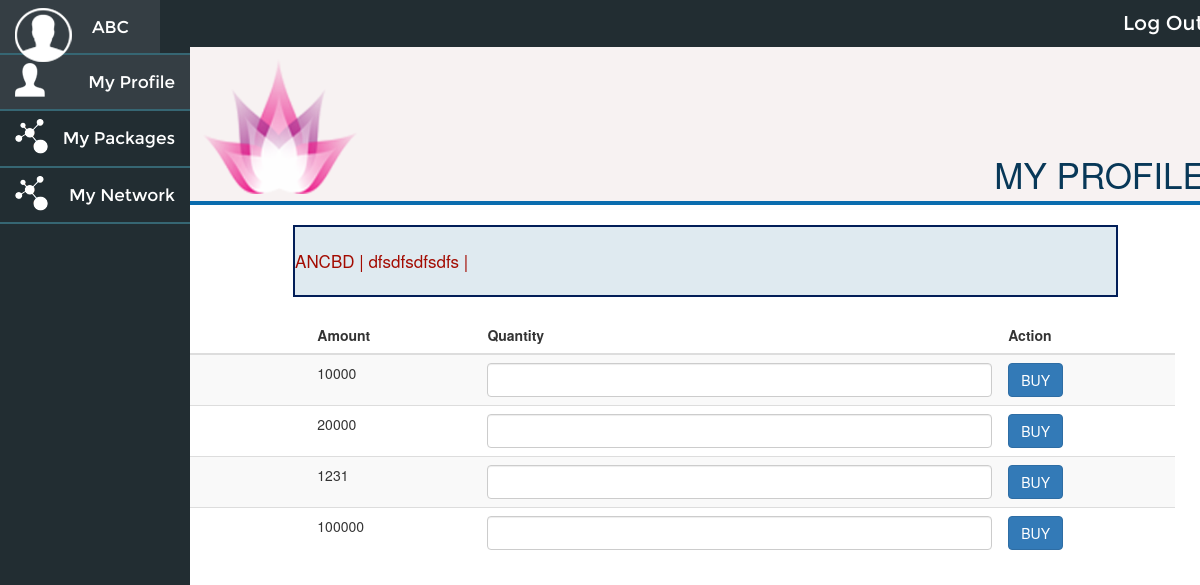
The page /onlineinvestclub/index.php/packages/add_packages on the database as committed earlier.
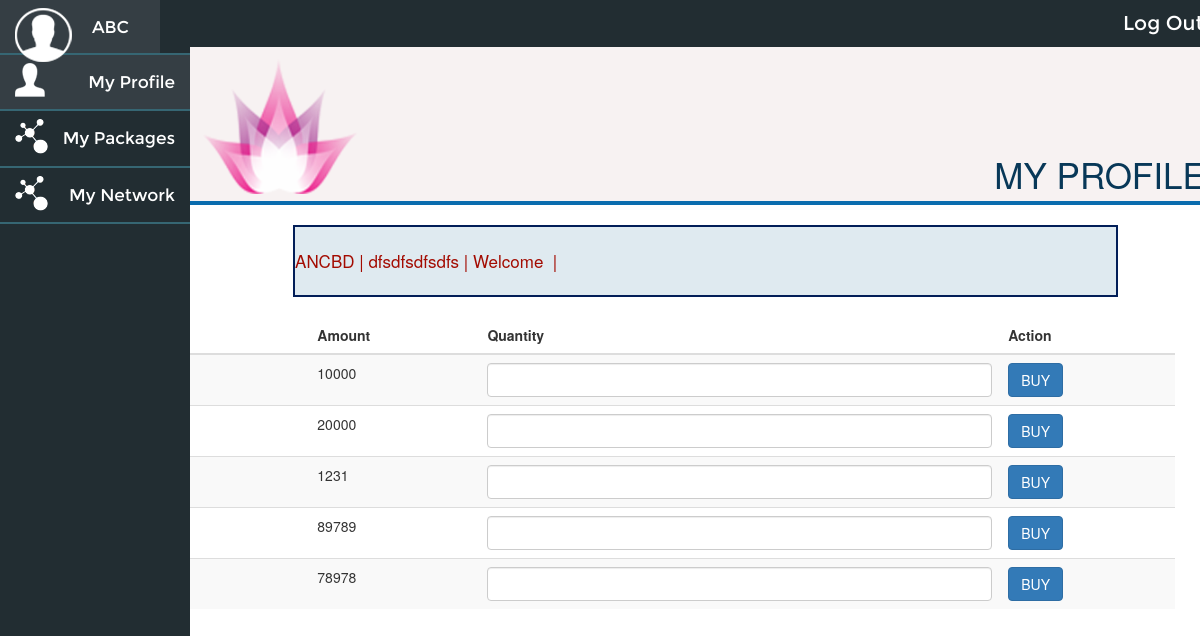
The same page on the database as committed later.
### tables this page shows
CREATE TABLE `notifications` (
  `notification_id` int(255) NOT NULL,
  `notification` text NOT NULL,
  `notification_status` varchar(255) NOT NULL,
  `notification_created_time` timestamp NOT NULL DEFAULT CURRENT_TIMESTAMP ON UPDATE CURRENT_TIMESTAMP
);

CREATE TABLE `package_master` (
  `package_id` int(11) NOT NULL,
  `package_name` varchar(255) NOT NULL,
  `package_amount` float NOT NULL,
  `package_type` varchar(255) NOT NULL,
  `package_image` text NOT NULL,
  `package_desc` text NOT NULL,
  `package_created_date` datetime NOT NULL,
  `package_status` varchar(50) NOT NULL
);

### onlineinvestclub/application/controllers/Packages.php (called while the page is built, shortened)
<?php
class Packages extends CI_Controller {
	public function add_packages()
	{
		$this->load->view('frontend/add_packages');
	}
}

### onlineinvestclub/index.php (called while the page is built, shortened)
<?php
require_once BASEPATH.'core/CodeIgniter.php';

### onlineinvestclub/application/models/Common_model.php (called while the page is built, shortened)
<?php
class Common_model extends CI_Model
{
    function getPackages($package_id,$filterArray = array())
    {
    	$this->db->trans_start();
    	$this->db->select('*');
		$this->db->from('package_master');
		$query = $this->db->get();
		$main_data = array();
		foreach($query->result() as $row)
		{
			$data = array(
							'package_id'=>$row->package_id,
							'package_name'=>$row->package_name,
							'package_amount'=>$row->package_amount,
							'package_type'=>$row->package_type,
							'package_image'=>$row->package_image,
							'package_desc'=>$row->package_desc,
							'package_status'=>$row->package_status,
							'package_created_date'=>$row->package_created_date,
							);
			$this->db->trans_start();
	    	$this->db->select('*');
			$this->db->from('package_media');
			$this->db->where('package_id',$row->package_id);
			$query = $this->db->get();
			$data1 = array();
			foreach($query->result() as $row)
			{
				$data1[] = array(
								'image_path'=>$row->image_path,
								'file_type'=>$row->file_type,
								'package_media_id'=>$row->package_media_id
								);
			}
	    	$data['study_data'] = $data1;
	    	$this->db->trans_complete();
			if($package_id > 0)
			{
				$main_data = $data;
			}else
			{
				array_push($main_data,$data);
			}
		}
    	$this->db->trans_complete();
		return $main_data;
    }
    function getNotifications($notification_id = 0)
    {
    	$this->db->trans_start();
    	$this->db->select('*');
		$query = $this->db->get('notifications');
		$main_data = array();
		foreach($query->result() as $row)
		{
			$data = array(
							'notification_id'=>$row->notification_id,
							'notification'=>$row->notification,
							'notification_status'=>$row->notification_status,
							'notification_created_time'=>$row->notification_created_time,
							);
		if($notification_id > 0)
		{
			$main_data = $data;
		}else
		{
			array_push($main_data,$data);
		}
		}
    	$this->db->trans_complete();
		return $main_data;
    }
}

### onlineinvestclub/application/helpers/functions_helper.php (called while the page is built, shortened)
<?php
$CI =& get_instance();
function getPackages($package_id=0)
{
	global $CI;
	$result = $CI->Common_model->getPackages($package_id);
	return $result;
}
function getNotifications($notification_id = 0)
{
	global $CI;
	$result = $CI->Common_model->getNotifications($notification_id);
	return $result;
}
?>

### onlineinvestclub/application/views/frontend/add_packages.php (the view, shortened to what the changed rows need)
<?php $this->view('frontend/includes/header1'); ?>
<div class="middle-content">
    <table class="table table-striped">
    <thead>
      <tr>
        <th>Package Name</th>
        <th>Amount</th>
        <th>Quantity</th>
        <th>Action</th>
      </tr>
    </thead>
    <tbody>
      <?php $package_list=getPackages(0,array('package_status'=>'active')); ?>
      <?php foreach ($package_list as $row ) {  ?>
      <tr id="package-id-<?php echo $row['package_id']; ?>">
          <td class="package_name"><?= $row['package_name'];?></td>
          <td><?= $row['package_amount'];?></td>
          <td><input type="text" class="package_quantity form-control"/></td>
          <td>
              <button type="button" class="btn btn-primary addPackage" ng-click="add_package(<?php echo $row['package_id']; ?>)">BUY</button>
          </td>
      </tr>
      <?php } ?>
    </tbody>
  </table>
</div>
  </div>
</div>
</body>
</html>

### onlineinvestclub/application/views/frontend/includes/header1.php (shortened to what the changed rows need)
<!DOCTYPE html PUBLIC "-//W3C//DTD XHTML 1.0 Transitional//EN" "http://www.w3.org/TR/xhtml1/DTD/xhtml1-transitional.dtd">
<html xmlns="http://www.w3.org/1999/xhtml">
<head>
<link href="<?= base_url(); ?>assets/frontend/css/print.css" rel="stylesheet" type="text/css" />
<link href="<?= base_url(); ?>assets/frontend/css/global.css" rel="stylesheet" type="text/css" />
<link rel="stylesheet" href="<?= base_url(); ?>assets/css/bootstrap.min.css">
<link rel="stylesheet" href="<?= base_url(); ?>assets/css/jquery-ui.css">
</head>
<body ng-app="MyApp" ng-controller="MyController">
<div id="wrapper">
  <div id="content">
    <?php $notification_list = getNotifications(); ?>
    <?php if(count($notification_list) > 0){ ?>
      <marquee direction="left" behavior="right" class="marquee">
          <span>
              <?php foreach ($notification_list as $row) { ?>
                  <?= $row['notification'];?> |
              <?php } ?>
          </span>
      </marquee>
    <?php } ?>

Rows that differ between the two databases and show on the page:
removed package_master: package_amount "100000"
added notifications: notification "Welcome"
added package_master: package_amount "89789"
added package_master: package_amount "78978"
